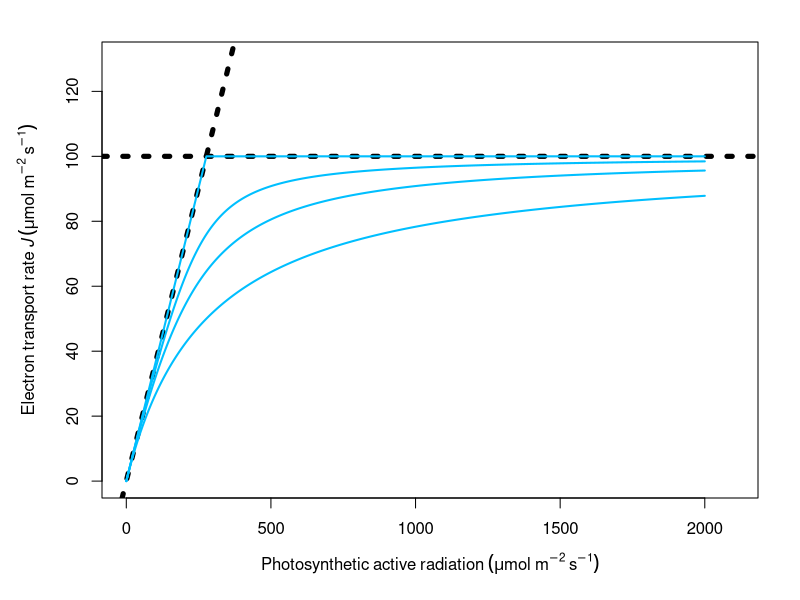

Recreate this plot in R. (Note: this script raises an error after producing the figure.)
### Simulation of electron transport response to irradiance with various curvature factor (Theta), including negative ones

J <- function(Q ,alpha , phi, theta, Jmax=100){
  if(theta==0){J=Q*alpha*phi*Jmax/(Q*alpha*phi+Jmax)}else{J=(Q*alpha*phi+Jmax-((Q*alpha*phi+Jmax)^2-4*theta*Q*alpha*phi*Jmax)^0.5)/(2*theta)}
}

Q=0:2000
alpha=0.85
phi=0.425
Jmax=100

result=data.frame()
for (Theta in c(0,0.7,0.9,1)){
  result=rbind.data.frame(result,data.frame(Q=Q,J=J(Q=Q,alpha=alpha,phi=phi,theta=Theta,Jmax=Jmax),Theta = Theta))
}

jpeg(filename = 'Figures/Extended_data_figure_1.jpeg',width = 150,height = 130,units = 'mm',res=300)
par(mar=c(5.1,5.1,2.1,2.1))
plot(x=NULL,y=NULL,xlim=range(Q*1.05),ylim=c(0,1.3*Jmax),ylab=expression(Electron~transport~rate~italic(J)~(mu*mol~m^-2~s^-1)),xlab=expression(Photosynthetic~active~radiation~(mu*mol~m^-2~s^-1)))
abline(c(0,alpha*phi),lwd=5,lty=3)
abline(h = Jmax,lwd=5,lty=3)
lines(x=Q,y=J(Q=Q,alpha=alpha,phi=phi,theta=1,Jmax=100),col="deepskyblue",lwd=2)
lines(x=Q,y=J(Q=Q,alpha=alpha,phi=phi,theta=0.9,Jmax=100),col="deepskyblue",lwd=2)
lines(x=Q,y=J(Q=Q,alpha=alpha,phi=phi,theta=0.7,Jmax=100),col="deepskyblue",lwd=2)
lines(x=Q,y=J(Q=Q,alpha=alpha,phi=phi,theta=0,Jmax=100),col="deepskyblue",lwd=2)
#lines(x=Q,y=J(Q=Q,alpha=alpha,phi=phi,theta=-2,Jmax=100),col="grey",lwd=2)
dev.off()

gg_color_hue <- function(n) {
  hues = seq(15, 375, length = n + 1)
  hcl(h = hues, l = 65, c = 100)[1:n]
}

ggplot(data=result,aes(x=Q,y=J,group=Theta))+
  geom_line(color=gg_color_hue(2)[2])+theme_classic()+theme(panel.grid.major = element_blank(), panel.grid.minor = element_blank(),legend.title = element_blank())+
  geom_abline(slope=alpha*phi,linetype = "dashed")+geom_hline(yintercept = Jmax,linetype="dashed")+
  ylab(expression(Electron~transport~rate~italic(J)~(mu*mol~m^-2~s^-1)))+xlab(expression(Irradiance~italic(Q)~(mu*mol~m^-2~s^-1)))
  
